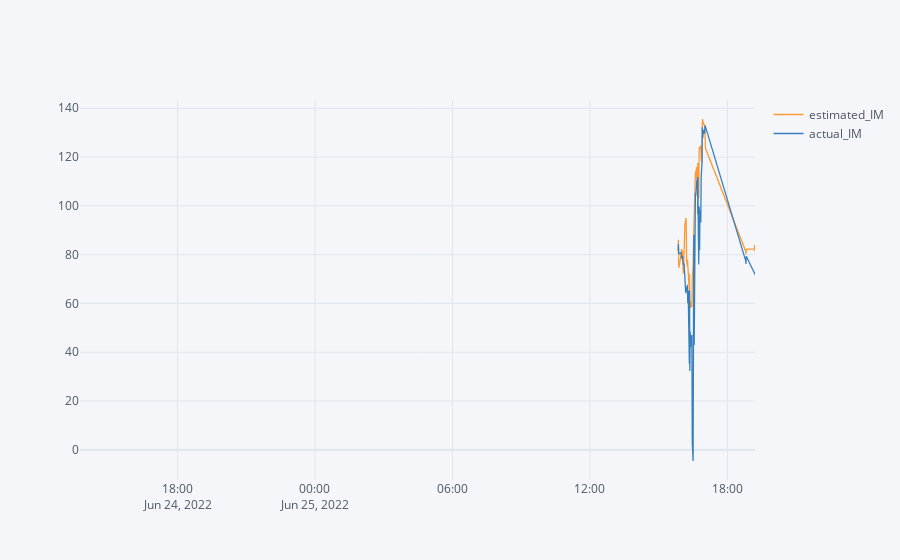

Notebook code cell kept with this figure:
### Code cell
margins = pd.DataFrame(risk.groupby(by='delta_timestamp')[['estimated_IM','actual_IM']].mean()).iplot()

### Figure 1 — Plotly figure (JSON) as saved in the notebook; plotly's stock layout.template omitted (floating-point values rounded to 4 significant figures; data arrays with more than 128 entries replaced by an {"elided": "..."} marker saying what was removed)
{"data": [{"line": {"color": "rgba(255, 153, 51, 1.0)", "dash": "solid", "shape": "linear", "width": 1.3}, "mode": "lines", "name": "estimated_IM", "text": "", "type": "scatter", "x": {"elided": "1129 str values"}, "y": {"elided": "1129 mixed values"}}, {"line": {"color": "rgba(55, 128, 191, 1.0)", "dash": "solid", "shape": "linear", "width": 1.3}, "mode": "lines", "name": "actual_IM", "text": "", "type": "scatter", "x": {"elided": "1129 str values"}, "y": {"elided": "1129 mixed values"}}], "layout": {"legend": {"bgcolor": "#F5F6F9", "font": {"color": "#4D5663"}}, "paper_bgcolor": "#F5F6F9", "plot_bgcolor": "#F5F6F9", "title": {"font": {"color": "#4D5663"}}, "xaxis": {"gridcolor": "#E1E5ED", "showgrid": true, "tickfont": {"color": "#4D5663"}, "title": {"font": {"color": "#4D5663"}, "text": ""}, "zerolinecolor": "#E1E5ED"}, "yaxis": {"gridcolor": "#E1E5ED", "showgrid": true, "tickfont": {"color": "#4D5663"}, "title": {"font": {"color": "#4D5663"}, "text": ""}, "zerolinecolor": "#E1E5ED"}}}
